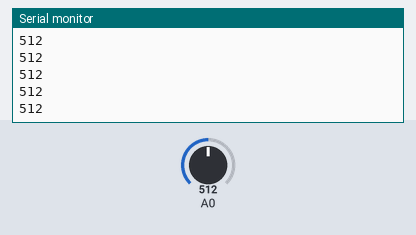
This sketch was run on a simulated Arduino Uno, built with avr-gcc and run on an emulated ATmega328P. Shown: the last lines printed to the serial monitor. Inputs (shaded band) come from the test bench; at power-on: A0 = 512.

Above: at 1.2 s.
1.3 s: A0 set to 716
At 1.32 s:
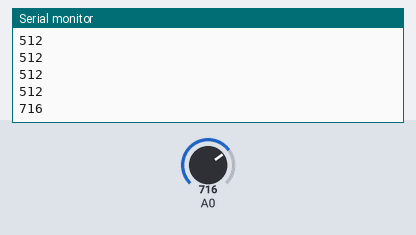
2.8 s: A0 set to 900
At 2.83 s:
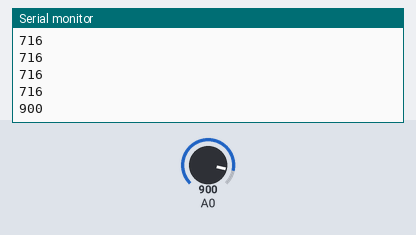
Timing chart, 0 to 5.8 s (numbered marks = the images above; inputs shaded):
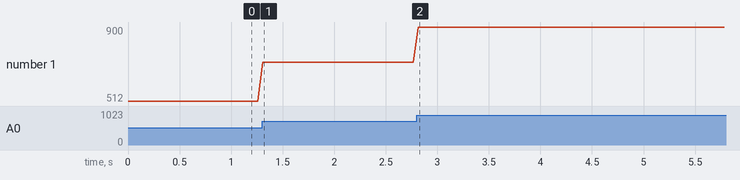

Measured:
- after the input at 1.3 s, the serial monitor: prints a new line at once (image 1)
- after the input at 2.8 s, the serial monitor: prints a new line at once (image 2)
- plotted number 1: 512 → 716 after the input at 1.3 s, 716 → 900 after the input at 2.8 s

The sketch:

serialplot.ino
```cpp
#include "Arduino.h"

void setup()
{
  // initialize serial comms
  Serial.begin(115200);
}

void loop()
{
  // read A0
  int val1 = analogRead(0);

  // print to serial
  Serial.println(val1);

  // wait
  delay(50);
}
```
